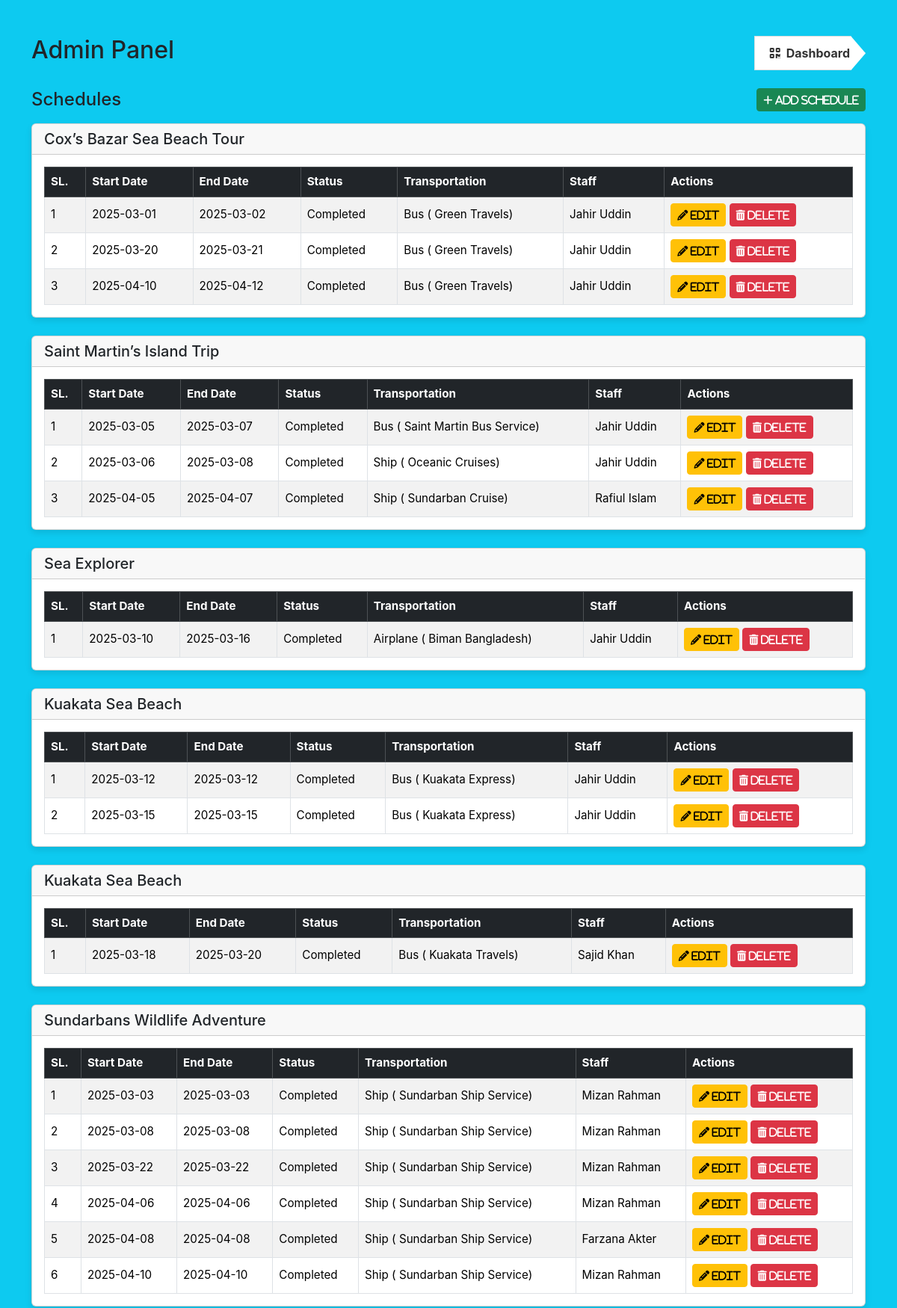
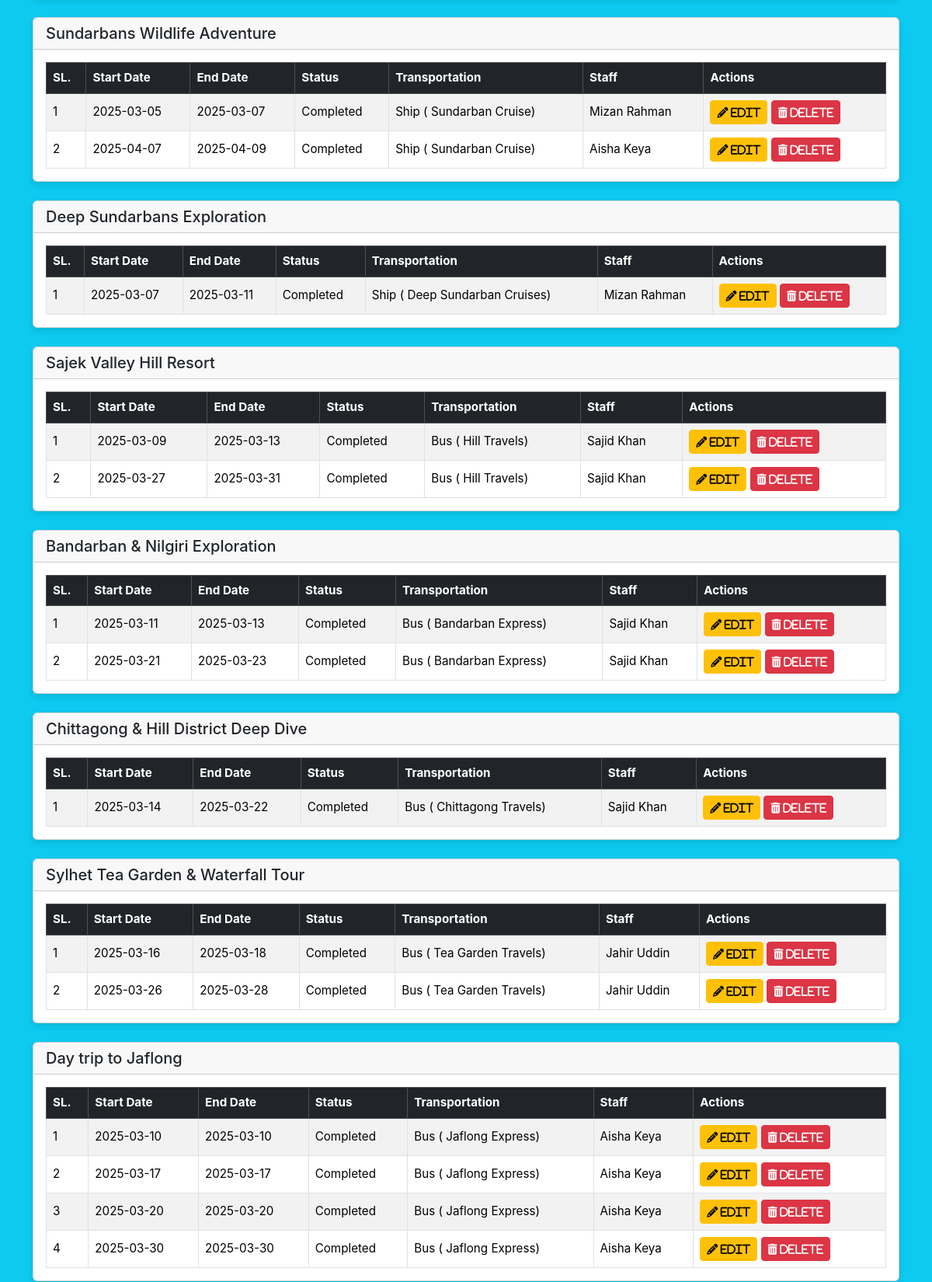
/admin/schedules.php (upper part), run on the app's committed database (2 pictures, top to bottom).
### tables this page shows
CREATE TABLE tour_packages (
    id INT PRIMARY KEY AUTO_INCREMENT,
    name VARCHAR(100) NOT NULL,
    image VARCHAR(1000) NULL,
    duration_in_days INT NOT NULL,
    price DECIMAL(10,2) NOT NULL
);

CREATE TABLE schedules (
    id INT PRIMARY KEY AUTO_INCREMENT,
    start_date DATE NOT NULL,
    end_date DATE NOT NULL,
    status VARCHAR(20) NOT NULL,
    package_id INT NOT NULL,
    staff_id INT NOT NULL,
    transportation_id INT NOT NULL,
    FOREIGN KEY (package_id) REFERENCES tour_packages(id),
    FOREIGN KEY (staff_id) REFERENCES staffs(id),
    FOREIGN KEY (transportation_id) REFERENCES transportations(id)
);

CREATE TABLE transportations (
    id INT PRIMARY KEY AUTO_INCREMENT,
    transport_type VARCHAR(50) NOT NULL,
    company VARCHAR(100),
    capacity INT,
    departure_location VARCHAR(255),
    departure_time DATETIME,
    driver_contact VARCHAR(50)
);

CREATE TABLE staffs (
    id INT PRIMARY KEY AUTO_INCREMENT,
    name VARCHAR(100) NOT NULL,
    password VARCHAR(255) NOT NULL,
    nid VARCHAR(20) UNIQUE NOT NULL,
    image VARCHAR(1000) NULL,
    email VARCHAR(100) UNIQUE NOT NULL,
    phone VARCHAR(20) NOT NULL,
    dob DATE NOT NULL,
    address TEXT,
    role VARCHAR(20) NOT NULL,
    joining_date DATE NOT NULL,
    availability BOOLEAN DEFAULT TRUE
);

### admin/schedules.php (the view, shortened to what this page needs)
<?php
	include '../template/header.php';
  	include '../db/connect-db.php';
?>
<head>
    <link href="admin-style.css" rel="stylesheet" />
</head>
<body class="bg-info">
	<div class="container admin-container my-5">
		<div class="d-flex mb-4">
			<h2>Admin Panel</h2>
			<div class="d-flex ms-auto justify-content-center">
				<a href="dashboard.php" class="btn-dashboard d-flex align-items-center">
					<i class="fas fa-qrcode me-2"></i>
					<span>Dashboard</span>
				</a>
			</div>
		</div>
		<div class="d-flex justify-content-between align-items-center mb-3">
			<h4 class="mb-0">Schedules</h4>
			<button class="btn btn-success btn-sm" data-bs-toggle="modal" data-bs-target="#addModal-schedules">
				<i class="fas fa-plus"> Add Schedule</i>
			</button>
		</div>
		<?php
			$packagesResult = $conn->query("SELECT * FROM tour_packages");
			while ($package = $packagesResult->fetch_assoc()):
		?>
		<div class="card mb-4">
			<div class="card-header">
				<h5 class="mb-0">
					<?= htmlspecialchars($package['name']) ?>
				</h5>
			</div>
			<div class="card-body">
				<table class="table table-bordered table-striped mb-0">
					<thead class="table-dark">
						<tr>
							<th>SL.</th>
							<th>Start Date</th>
							<th>End Date</th>
							<th>Status</th>
							<th>Transportation</th>
							<th>Staff</th>
							<th>Actions</th>
						</tr>
					</thead>
					<tbody>
						<?php
						$schedulesResult = $conn->query("SELECT * FROM schedules WHERE package_id = {$package['id']} ORDER BY start_date");
						$i = 1;
						while ($schedule = $schedulesResult->fetch_assoc()):
							$currentDate = new DateTime();
							$startDate   = new DateTime($schedule['start_date']);
							$endDate     = new DateTime($schedule['end_date']);
							if ($startDate > $currentDate) {
								$status = 'Upcoming';
							} elseif ($endDate < $currentDate) {
								$status = 'Completed';
							} else {
								$status = 'Ongoing';
							}
							$transport = $conn->query("SELECT * FROM transportations WHERE id = {$schedule['transportation_id']}")->fetch_assoc();
							$staff = $conn->query("SELECT name FROM staffs WHERE id = {$schedule['staff_id']}")->fetch_assoc();
						?>
						<tr>
							<td>
								<?= $i++ ?>
							</td>
							<td>
								<?= htmlspecialchars($schedule['start_date']) ?>
							</td>
							<td>
								<?= htmlspecialchars($schedule['end_date']) ?>
							</td>
							<td>
								<?= $status ?>
							</td>
							<td>
								<?= htmlspecialchars($transport['transport_type']) ?> (
								<?= htmlspecialchars($transport['company']) ?>)
							</td>
							<td>
								<?= htmlspecialchars($staff['name']) ?>
							</td>
							<td>
								<button class="btn btn-sm btn-warning" data-bs-toggle="modal"
									data-bs-target="#editScheduleModal<?= $schedule['id'] ?>">
									<i class="fas fa-pencil-alt"> Edit</i>
								</button>
								<a href="?delete_schedule=<?= $schedule['id'] ?>" class="btn btn-sm btn-danger"
									onclick="return confirm('Delete this schedule?')">
									<i class="fas fa-trash-alt"> Delete</i>
								</a>
							</td>
						</tr>
						<?php endwhile; ?>
					</tbody>
				</table>
			</div>
		</div>
		<?php endwhile; ?>
	</div>
</body>

### style.css (style rules this page uses)
body { background-color: #eee !important; }
.card { border-radius: 10px; box-shadow: 0 4px 8px rgba(0, 0, 0, 0.1); }

### admin/admin-style.css (style rules this page uses)
.admin-container { font-family: 'Inter', sans-serif; font-size: 0.95rem; }
.admin-container table td, table th { vertical-align: middle; }
.btn-dashboard { background: white; border: 1px solid #ddd; padding: 10px 20px; font-size: 1rem; font-weight: bold; text-decoration: none; color: #333; display: inline-flex; align-items: center; clip-path: polygon(0 0, calc(100% - 20px) 0, 100% 50%, calc(100% - 20px) 100%, 0 100%); transition: background 0.2s, box-shadow 0.2s; }

### data on the page
tour_packages: name "Cox’s Bazar Sea Beach Tour"
schedules: start_date "2025-03-01", end_date "2025-03-02", status "Completed", transportation.transport_type "Bus", transportation.company "Green Travels", staff.name "Jahir Uddin"
schedules: start_date "2025-03-20", end_date "2025-03-21", status "Completed", transportation.transport_type "Bus", transportation.company "Green Travels", staff.name "Jahir Uddin"
schedules: start_date "2025-04-10", end_date "2025-04-12", status "Completed", transportation.transport_type "Bus", transportation.company "Green Travels", staff.name "Jahir Uddin"
tour_packages: name "Saint Martin’s Island Trip"
schedules: start_date "2025-03-05", end_date "2025-03-07", status "Completed", transportation.transport_type "Bus", transportation.company "Saint Martin Bus Service", staff.name "Jahir Uddin"
schedules: start_date "2025-03-06", end_date "2025-03-08", status "Completed", transportation.transport_type "Ship", transportation.company "Oceanic Cruises", staff.name "Jahir Uddin"
schedules: start_date "2025-04-05", end_date "2025-04-07", status "Completed", transportation.transport_type "Ship", transportation.company "Sundarban Cruise", staff.name "Rafiul Islam"
tour_packages: name "Sea Explorer"
schedules: start_date "2025-03-10", end_date "2025-03-16", status "Completed", transportation.transport_type "Airplane", transportation.company "Biman Bangladesh", staff.name "Jahir Uddin"
tour_packages: name "Kuakata Sea Beach"
schedules: start_date "2025-03-12", end_date "2025-03-12", status "Completed", transportation.transport_type "Bus", transportation.company "Kuakata Express", staff.name "Jahir Uddin"
schedules: start_date "2025-03-15", end_date "2025-03-15", status "Completed", transportation.transport_type "Bus", transportation.company "Kuakata Express", staff.name "Jahir Uddin"
tour_packages: name "Kuakata Sea Beach"
schedules: start_date "2025-03-18", end_date "2025-03-20", status "Completed", transportation.transport_type "Bus", transportation.company "Kuakata Travels", staff.name "Sajid Khan"
tour_packages: name "Sundarbans Wildlife Adventure"
schedules: start_date "2025-03-03", end_date "2025-03-03", status "Completed", transportation.transport_type "Ship", transportation.company "Sundarban Ship Service", staff.name "Mizan Rahman"
schedules: start_date "2025-03-08", end_date "2025-03-08", status "Completed", transportation.transport_type "Ship", transportation.company "Sundarban Ship Service", staff.name "Mizan Rahman"
schedules: start_date "2025-03-22", end_date "2025-03-22", status "Completed", transportation.transport_type "Ship", transportation.company "Sundarban Ship Service", staff.name "Mizan Rahman"
schedules: start_date "2025-04-06", end_date "2025-04-06", status "Completed", transportation.transport_type "Ship", transportation.company "Sundarban Ship Service", staff.name "Mizan Rahman"
schedules: start_date "2025-04-08", end_date "2025-04-08", status "Completed", transportation.transport_type "Ship", transportation.company "Sundarban Ship Service", staff.name "Farzana Akter"
schedules: start_date "2025-04-10", end_date "2025-04-10", status "Completed", transportation.transport_type "Ship", transportation.company "Sundarban Ship Service", staff.name "Mizan Rahman"
tour_packages: name "Sundarbans Wildlife Adventure"
schedules: start_date "2025-03-05", end_date "2025-03-07", status "Completed", transportation.transport_type "Ship", transportation.company "Sundarban Cruise", staff.name "Mizan Rahman"
schedules: start_date "2025-04-07", end_date "2025-04-09", status "Completed", transportation.transport_type "Ship", transportation.company "Sundarban Cruise", staff.name "Aisha Keya"
tour_packages: name "Deep Sundarbans Exploration"
schedules: start_date "2025-03-07", end_date "2025-03-11", status "Completed", transportation.transport_type "Ship", transportation.company "Deep Sundarban Cruises", staff.name "Mizan Rahman"
tour_packages: name "Sajek Valley Hill Resort"
schedules: start_date "2025-03-09", end_date "2025-03-13", status "Completed", transportation.transport_type "Bus", transportation.company "Hill Travels", staff.name "Sajid Khan"
schedules: start_date "2025-03-27", end_date "2025-03-31", status "Completed", transportation.transport_type "Bus", transportation.company "Hill Travels", staff.name "Sajid Khan"
tour_packages: name "Bandarban & Nilgiri Exploration"
schedules: start_date "2025-03-11", end_date "2025-03-13", status "Completed", transportation.transport_type "Bus", transportation.company "Bandarban Express", staff.name "Sajid Khan"
schedules: start_date "2025-03-21", end_date "2025-03-23", status "Completed", transportation.transport_type "Bus", transportation.company "Bandarban Express", staff.name "Sajid Khan"
tour_packages: name "Chittagong & Hill District Deep Dive"
schedules: start_date "2025-03-14", end_date "2025-03-22", status "Completed", transportation.transport_type "Bus", transportation.company "Chittagong Travels"
